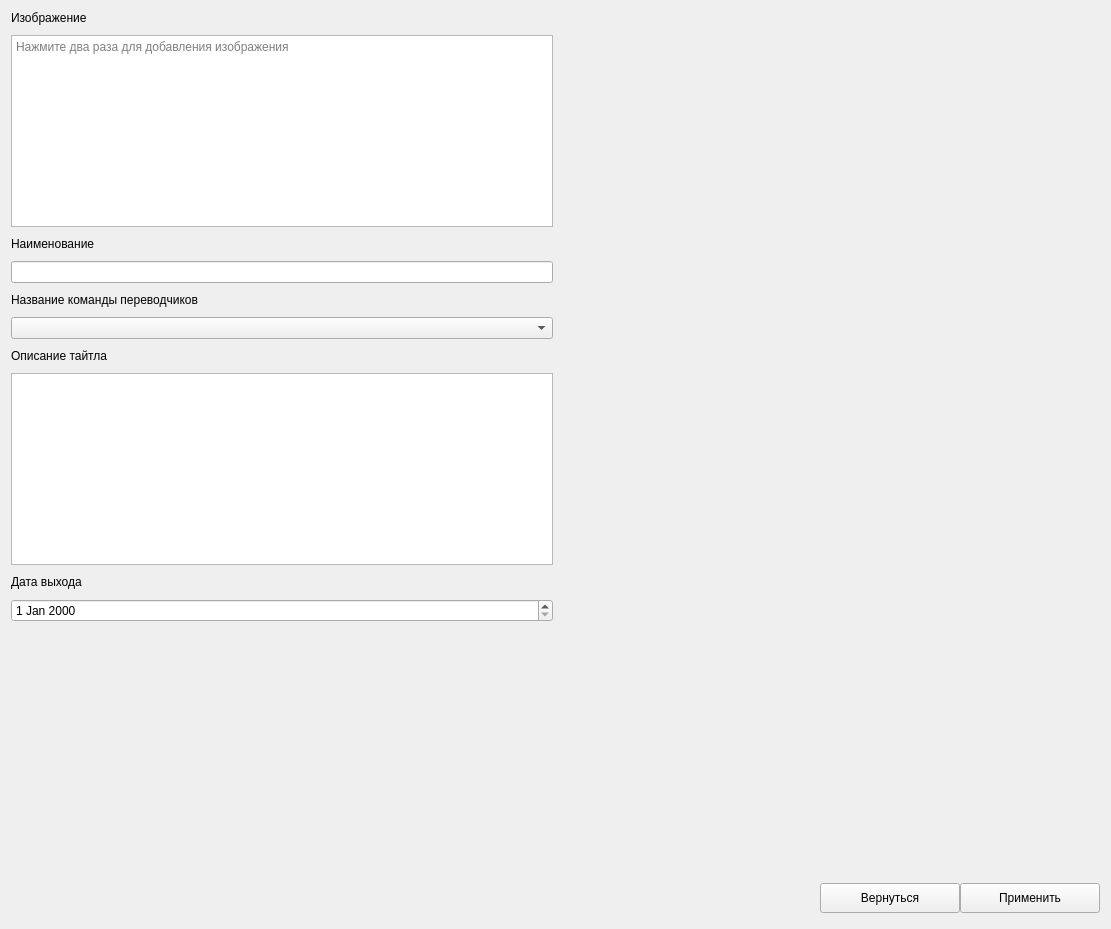
          <widget class="QWidget" name="pageEditTitle">
           <layout class="QGridLayout" name="gridLayout_16">
            <item row="0" column="0">
             <layout class="QVBoxLayout" name="verticalLayout_16">
              <property name="spacing">
               <number>10</number>
              </property>
              <item>
               <widget class="QLabel" name="label_40">
                <property name="text">
                 <string>Изображение</string>
                </property>
               </widget>
              </item>
              <item>
               <widget class="QTextEdit" name="imageAreaEdit">
                <property name="readOnly">
                 <bool>true</bool>
                </property>
                <property name="placeholderText">
                 <string>Нажмите два раза для добавления изображения</string>
                </property>
               </widget>
              </item>
              <item>
               <widget class="QLabel" name="label_41">
                <property name="text">
                 <string>Наименование</string>
                </property>
               </widget>
              </item>
              <item>
               <widget class="QLineEdit" name="nameEditTitle"/>
              </item>
              <item>
               <widget class="QLabel" name="label_42">
                <property name="text">
                 <string>Название команды переводчиков</string>
                </property>
               </widget>
              </item>
              <item>
               <widget class="QComboBox" name="nameCrewTranslatorEditTitle"/>
              </item>
              <item>
               <widget class="QLabel" name="label_43">
                <property name="text">
                 <string>Описание тайтла</string>
                </property>
               </widget>
              </item>
              <item>
               <widget class="QTextEdit" name="descriptionEdit_2"/>
              </item>
              <item>
               <widget class="QLabel" name="label_44">
                <property name="text">
                 <string>Дата выхода</string>
                </property>
               </widget>
              </item>
              <item>
               <widget class="QDateEdit" name="dateReleaseEditTitle"/>
              </item>
             </layout>
            </item>
            <item row="0" column="1">
             <spacer name="horizontalSpacer_15">
              <property name="orientation">
               <enum>Qt::Horizontal</enum>
              </property>
              <property name="sizeHint" stdset="0">
               <size>
                <width>540</width>
                <height>20</height>
               </size>
              </property>
             </spacer>
            </item>
            <item row="1" column="0">
             <spacer name="verticalSpacer_15">
              <property name="orientation">
               <enum>Qt::Vertical</enum>
              </property>
              <property name="sizeType">
               <enum>QSizePolicy::Expanding</enum>
              </property>
              <property name="sizeHint" stdset="0">
               <size>
                <width>540</width>
                <height>250</height>
               </size>
              </property>
             </spacer>
            </item>
            <item row="2" column="0" colspan="2">
             <widget class="QWidget" name="widget_7" native="true">
              <property name="sizePolicy">
               <sizepolicy hsizetype="Expanding" vsizetype="Expanding">
                <horstretch>0</horstretch>
                <verstretch>0</verstretch>
               </sizepolicy>
              </property>
              <property name="minimumSize">
               <size>
                <width>0</width>
                <height>40</height>
               </size>
              </property>
              <property name="maximumSize">
               <size>
                <width>16777215</width>
                <height>40</height>
               </size>
              </property>
              <layout class="QHBoxLayout" name="horizontalLayout_11">
               <property name="spacing">
                <number>0</number>
               </property>
               <property name="leftMargin">
                <number>0</number>
               </property>
               <property name="topMargin">
                <number>0</number>
               </property>
               <property name="rightMargin">
                <number>0</number>
               </property>
               <property name="bottomMargin">
                <number>0</number>
               </property>
               <item>
                <spacer name="horizontalSpacer_17">
                 <property name="orientation">
                  <enum>Qt::Horizontal</enum>
                 </property>
                 <property name="sizeHint" stdset="0">
                  <size>
                   <width>809</width>
                   <height>20</height>
                  </size>
                 </property>
                </spacer>
               </item>
               <item>
                <widget class="QPushButton" name="backEditTitleBtn">
                 <property name="minimumSize">
                  <size>
                   <width>140</width>
                   <height>30</height>
                  </size>
                 </property>
                 <property name="maximumSize">
                  <size>
                   <width>140</width>
                   <height>30</height>
                  </size>
                 </property>
                 <property name="text">
                  <string>Вернуться</string>
                 </property>
                 <property name="icon">
                  <iconset resource="resource.qrc">
                   <normaloff>:/icon/icon/free-icon-back-2644908.png</normaloff>:/icon/icon/free-icon-back-2644908.png</iconset>
                 </property>
                 <property name="iconSize">
                  <size>
                   <width>20</width>
                   <height>20</height>
                  </size>
                 </property>
                </widget>
               </item>
               <item>
                <widget class="QPushButton" name="applyEditBtn">
                 <property name="minimumSize">
                  <size>
                   <width>140</width>
                   <height>30</height>
                  </size>
                 </property>
                 <property name="maximumSize">
                  <size>
                   <width>140</width>
                   <height>30</height>
                  </size>
                 </property>
                 <property name="text">
                  <string>Применить</string>
                 </property>
                 <property name="icon">
                  <iconset resource="resource.qrc">
                   <normaloff>:/icon/icon/free-icon-check-mark-8370918.png</normaloff>:/icon/icon/free-icon-check-mark-8370918.png</iconset>
                 </property>
                 <property name="iconSize">
                  <size>
                   <width>20</width>
                   <height>20</height>
                  </size>
                 </property>
                </widget>
               </item>
              </layout>
             </widget>
            </item>
           </layout>
          </widget>
